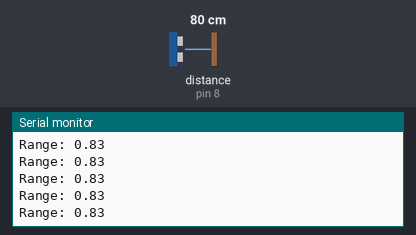
Recording of a sketch running on a simulated Arduino Uno, built with avr-gcc and run on an emulated ATmega328P. Shown: the last lines printed to the serial monitor. Wiring (inferred from the names in the program): ultrasonic range finder: trigger pin 7; echo pin 8. Inputs (shaded band) come from the test bench; at power-on: distance to the obstacle (sensor on pin 8) 80 cm. The echo pulse lasts 58.3 µs per cm.

Above: at 1.2 s.
1.3 s: distance to the obstacle (sensor on pin 8) set to 2 cm
At 1.57 s:
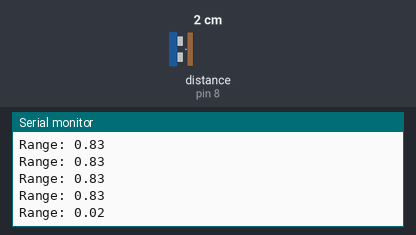
2.8 s: distance to the obstacle (sensor on pin 8) set to 4 cm
At 2.98 s:
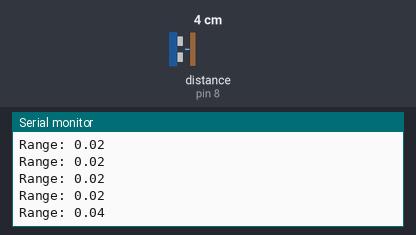
Timing chart, 0 to 5.8 s (numbered marks = the images above; inputs shaded):
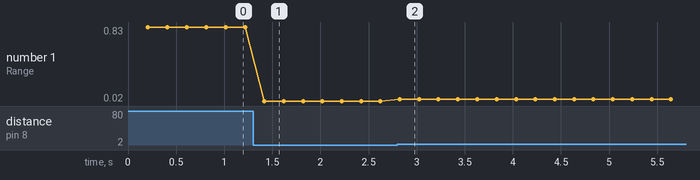

The sketch:

sensor_sonar.ino
```cpp
#include <Ultrasonic.h>

#define SONAR_TRIG_PIN        7
#define SONAR_ECHO_PIN        8

#define TIME_PUB_PERIOD_MS          200  // интервал публикации значений

unsigned long last_time_pub; // время последней публикации

Ultrasonic sonar(SONAR_TRIG_PIN, SONAR_ECHO_PIN);

void setup() {
  Serial.begin(115200);
}

void loop() {
  float range = sonar.read() / 100.0;

  unsigned long t = millis() - last_time_pub;

  // проверяем нужно ли публиковать
  if (t > TIME_PUB_PERIOD_MS) {

    Serial.print("Range: ");
    Serial.println(range);

    last_time_pub = millis(); // фиксируем время последней публикации
  }
}
```

Measured:
- after the input at 1.3 s, the serial monitor: prints a new line after 0.12 s (image 1)
- after the input at 2.8 s, the serial monitor: prints a new line at once (image 2)
- plotted number 1: 0.83 → 0.02 after the input at 1.3 s, 0.02 → 0.04 after the input at 2.8 s
